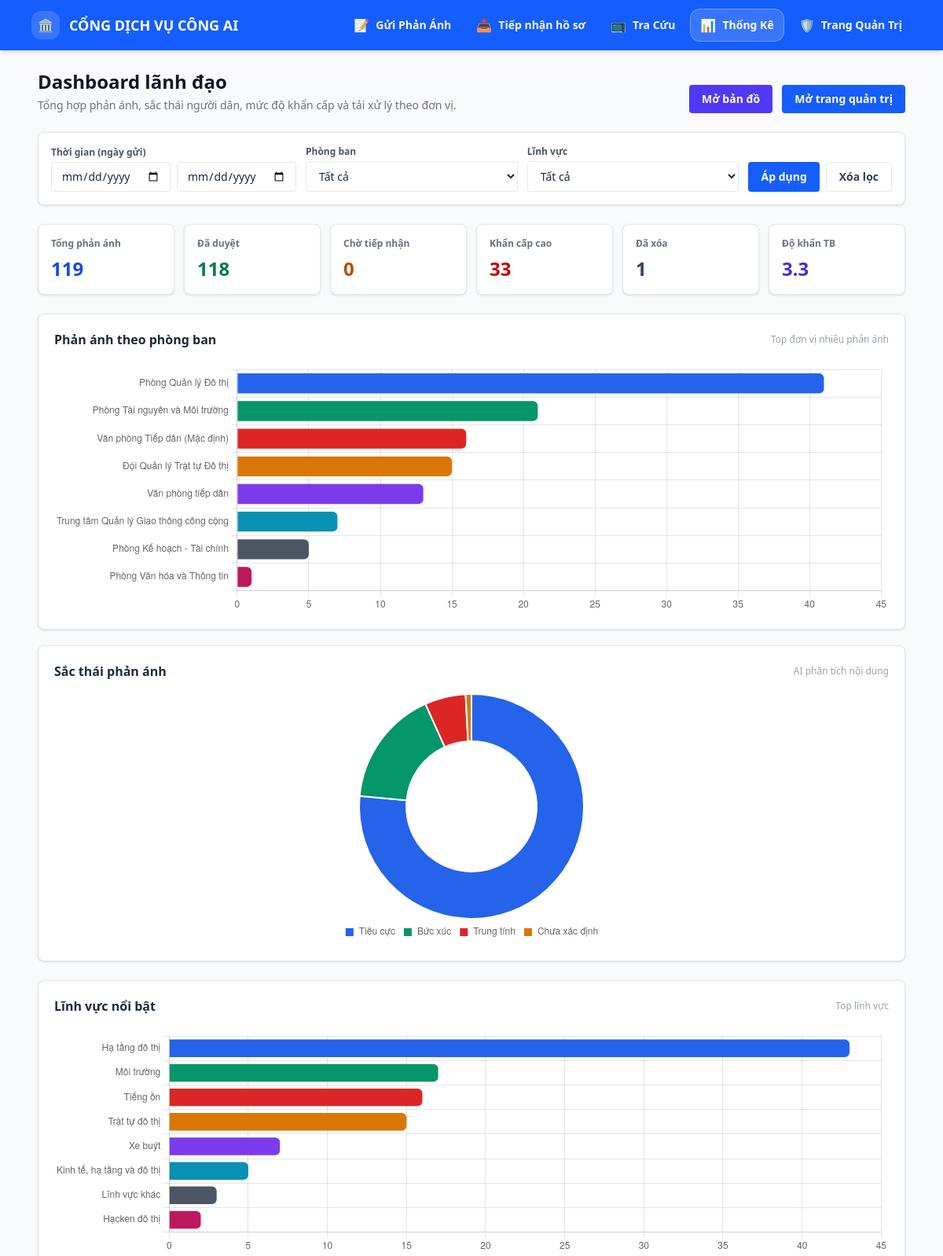
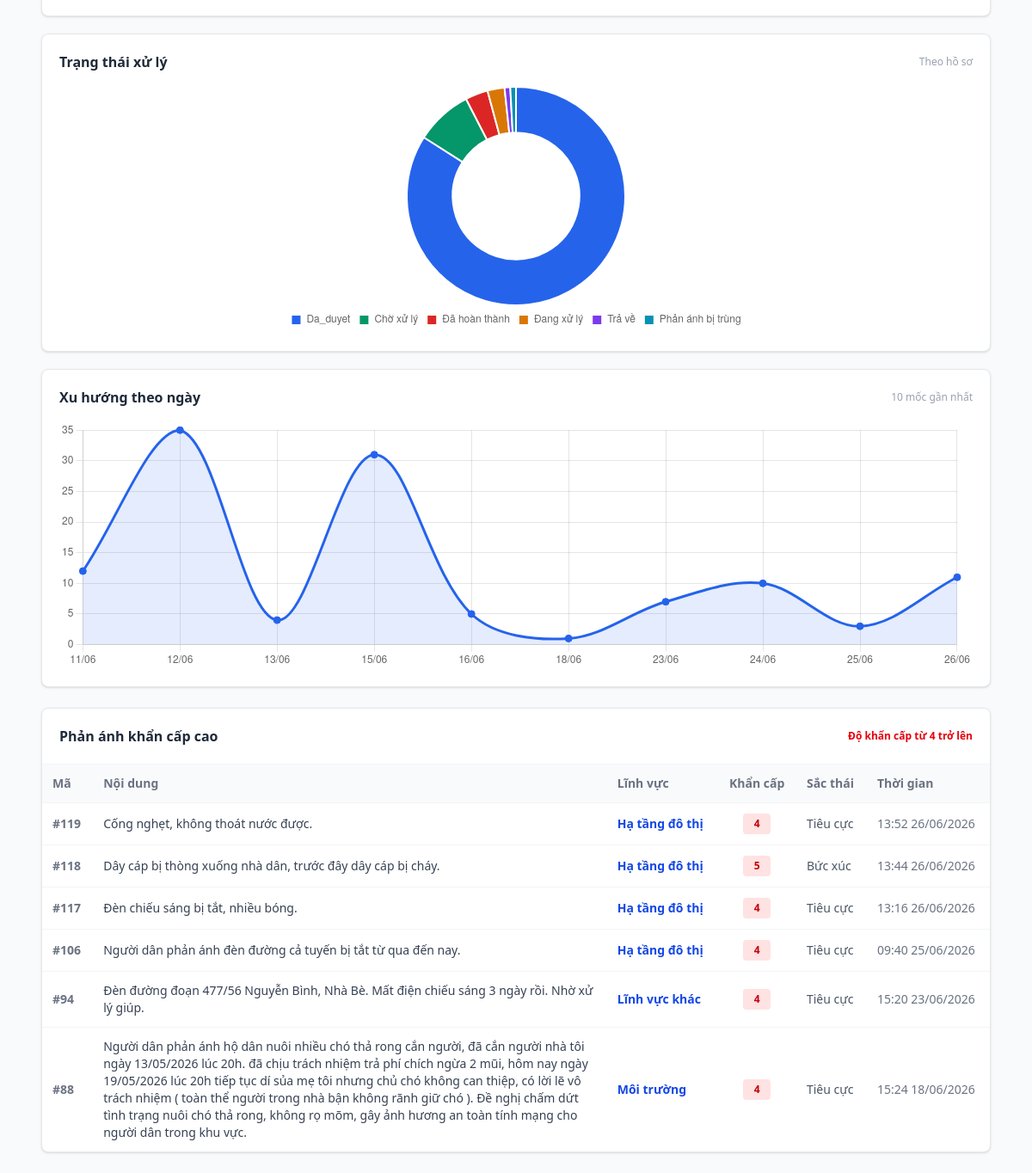
The app's page /dashboard, older data (2 pictures, top to bottom).
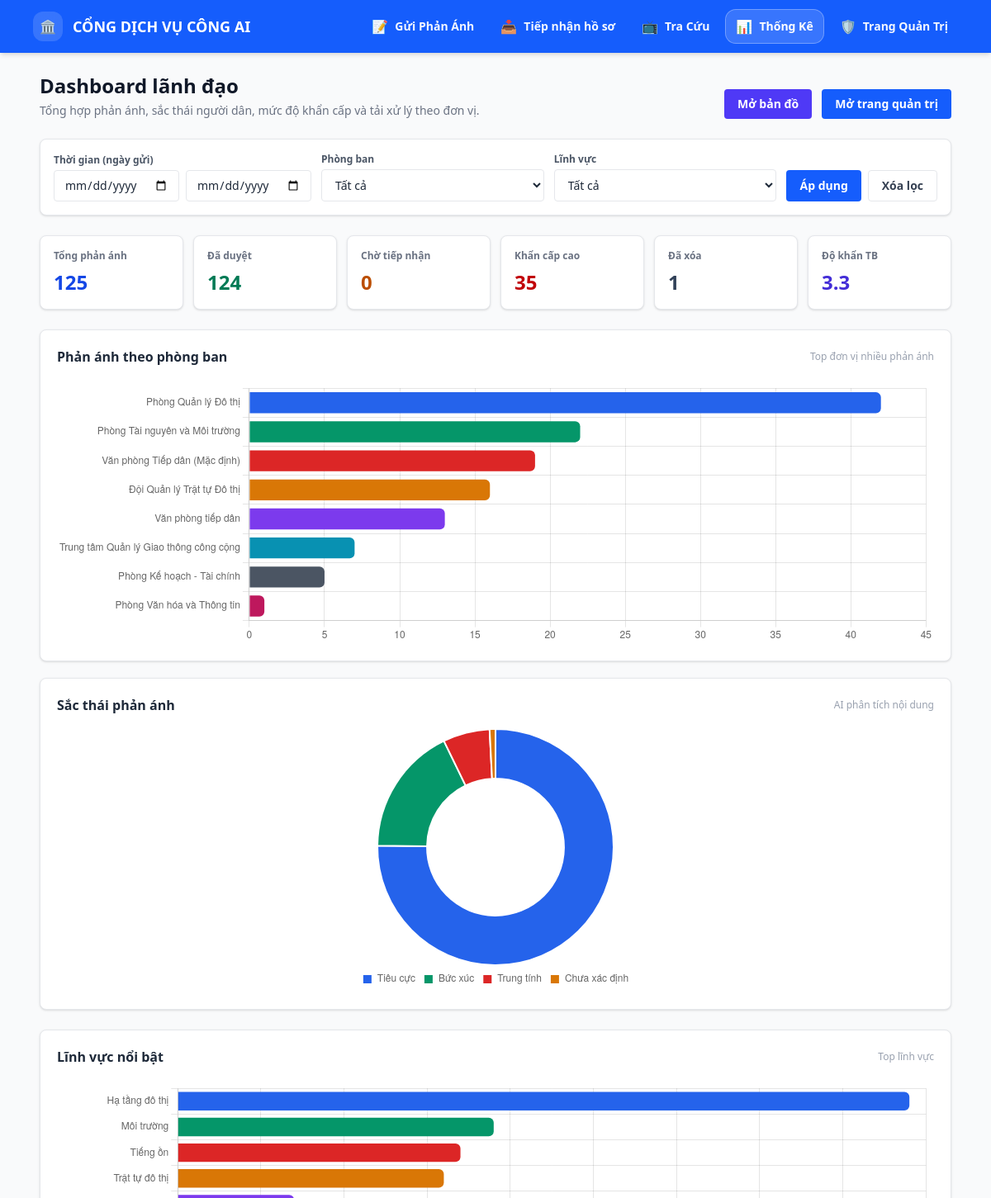
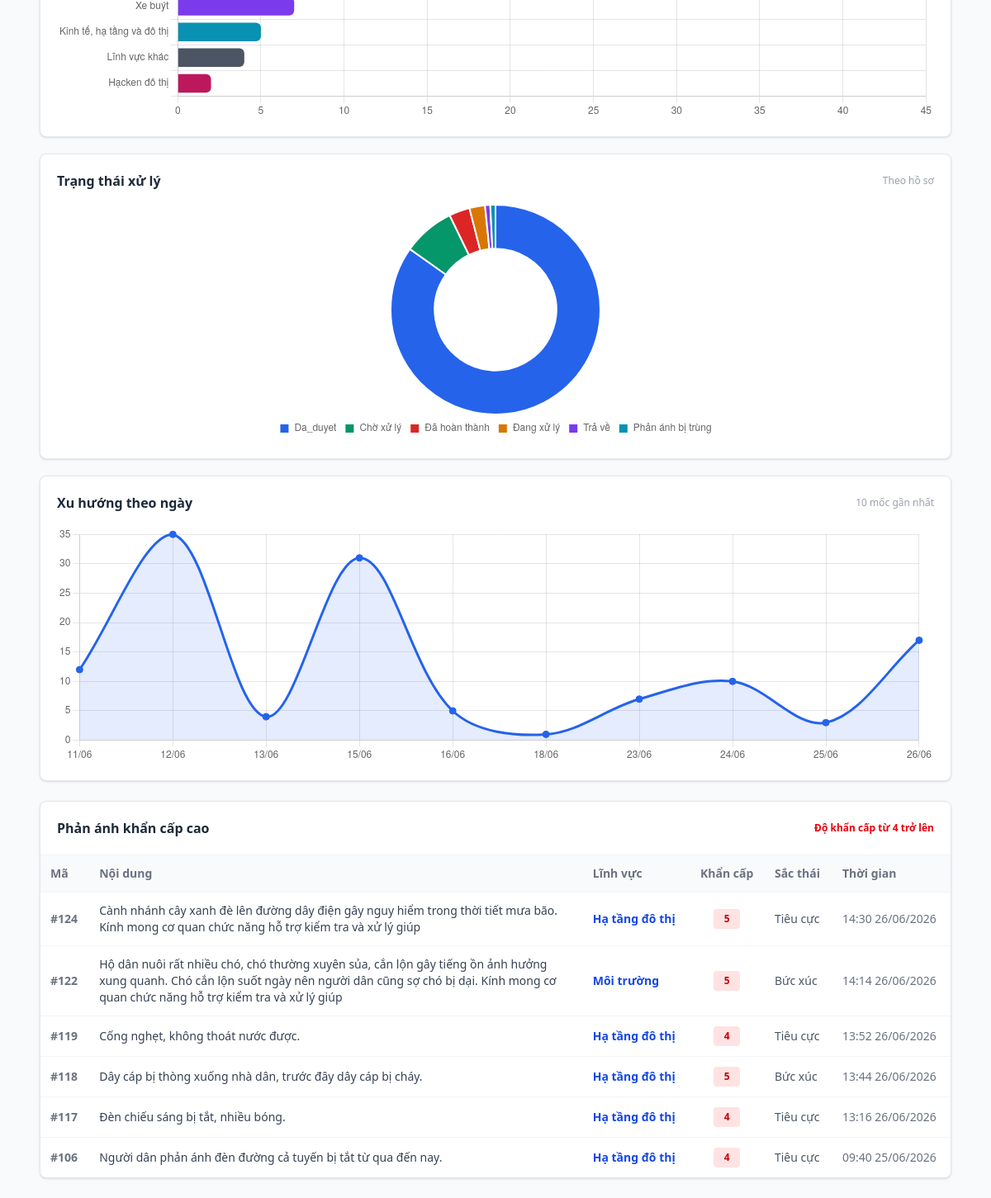
The same page, newer data (2 pictures, top to bottom).
### tables this page shows
CREATE TABLE phan_anh (
                        id INTEGER PRIMARY KEY AUTOINCREMENT,
                        noi_dung TEXT,
                        file_dinh_kem TEXT,
                        dia_chi TEXT,
                        ten_nguoi_gui TEXT,
                        sdt TEXT,
                        linh_vuc TEXT,
                        tu_khoa TEXT,
                        sac_thai TEXT,
                        do_khan_cap INTEGER,
                        phong_ban_id INTEGER,
                        trang_thai TEXT,
                        ngay_gui TEXT,
                        trang_thai_duyet TEXT DEFAULT 'Cho_tiep_nhan', ly_do_xoa TEXT, giai_thich_xoa TEXT, ngay_xoa TEXT, lat REAL, lng REAL);

### app.py (the view, shortened to what this page needs)
@app.route('/dashboard')
def page_dashboard():
    conn = sqlite3.connect(DB_FILE)
    cursor = conn.cursor()
    date_from = request.args.get('date_from', '').strip()
    date_to = request.args.get('date_to', '').strip()
    phong_ban_id = request.args.get('phong_ban_id', '').strip()
    linh_vuc = request.args.get('linh_vuc', '').strip()
    def parse_ymd(s):
        if not s:
            return None
        try:
            return datetime.strptime(s, '%Y-%m-%d').date()
        except Exception:
            return None
    d_from = parse_ymd(date_from)
    d_to = parse_ymd(date_to)
    if d_from and d_to and d_from > d_to:
        d_from, d_to = d_to, d_from
    filtered_ids = None
    cursor.execute("SELECT id, ten_phong FROM config_phong_ban ORDER BY ten_phong")
    list_phong_ban = cursor.fetchall()
    cursor.execute("""SELECT DISTINCT COALESCE(NULLIF(TRIM(linh_vuc), ''), 'Chưa xác định') AS lv
                      FROM phan_anh
                      ORDER BY lv""")
    list_linh_vuc = [row[0] for row in cursor.fetchall()]
    where_clauses = []
    params = []
    if phong_ban_id:
        try:
            where_clauses.append('pa.phong_ban_id = ?')
            params.append(int(phong_ban_id))
        except Exception:
            pass
    if linh_vuc:
        where_clauses.append('pa.linh_vuc = ?')
        params.append(linh_vuc)
    common_where = ''
    if where_clauses:
        common_where = ' AND ' + ' AND '.join(where_clauses)
    cursor.execute("SELECT COUNT(*) FROM phan_anh pa WHERE 1=1" + common_where, params)
    total_phan_anh = cursor.fetchone()[0] or 0
    cursor.execute("SELECT COUNT(*) FROM phan_anh pa WHERE pa.trang_thai_duyet = 'Da_duyet'" + common_where, params)
    total_da_duyet = cursor.fetchone()[0] or 0
    cursor.execute("SELECT COUNT(*) FROM phan_anh pa WHERE pa.trang_thai_duyet = 'Cho_tiep_nhan'" + common_where, params)
    total_cho_tiep_nhan = cursor.fetchone()[0] or 0
    cursor.execute("SELECT COUNT(*) FROM phan_anh pa WHERE pa.trang_thai_duyet = 'Da_xoa'" + common_where, params)
    total_da_xoa = cursor.fetchone()[0] or 0
    cursor.execute("SELECT COUNT(*) FROM phan_anh pa WHERE pa.do_khan_cap >= 4" + common_where, params)
    total_khan_cap_cao = cursor.fetchone()[0] or 0
    cursor.execute("SELECT AVG(pa.do_khan_cap) FROM phan_anh pa WHERE pa.do_khan_cap IS NOT NULL" + common_where, params)
    avg_do_khan_cap_raw = cursor.fetchone()[0]
    avg_do_khan_cap = round(avg_do_khan_cap_raw or 0, 1)
    cursor.execute("""
        SELECT COALESCE(NULLIF(TRIM(pa.sac_thai), ''), 'Chưa xác định') AS label, COUNT(*) AS count
        FROM phan_anh pa
        WHERE 1=1""" + common_where + """
        GROUP BY label
        ORDER BY count DESC
    """, params)
    sac_thai_stats = cursor.fetchall()
    cursor.execute("""
        SELECT COALESCE(NULLIF(TRIM(pa.linh_vuc), ''), 'Chưa xác định') AS label, COUNT(*) AS count
        FROM phan_anh pa
        WHERE 1=1""" + common_where + """
        GROUP BY label
        ORDER BY count DESC
        LIMIT 8
    """, params)
    linh_vuc_stats = cursor.fetchall()
    cursor.execute("""
        SELECT COALESCE(pb.ten_phong, 'Văn phòng tiếp dân') AS label, COUNT(*) AS count
        FROM phan_anh pa
        LEFT JOIN config_phong_ban pb ON pa.phong_ban_id = pb.id
        WHERE 1=1""" + common_where + """
        GROUP BY label
        ORDER BY count DESC
        LIMIT 8
    """, params)
    phong_ban_stats = cursor.fetchall()
    cursor.execute("""
        SELECT COALESCE(NULLIF(TRIM(pa.trang_thai), ''), pa.trang_thai_duyet, 'Chưa xác định') AS label,
               COUNT(*) AS count
        FROM phan_anh pa
        WHERE 1=1""" + common_where + """
        GROUP BY label
        ORDER BY count DESC
    """, params)
    trang_thai_stats = cursor.fetchall()
    cursor.execute("""
        SELECT pa.id, pa.noi_dung, pa.linh_vuc, pa.do_khan_cap, pa.sac_thai, pa.ngay_gui
        FROM phan_anh pa
        WHERE pa.do_khan_cap >= 4""" + common_where + """
        ORDER BY pa.id DESC
        LIMIT 6
    """, params)
    phan_anh_khan_cap = cursor.fetchall()
    cursor.execute("""SELECT pa.ngay_gui
                      FROM phan_anh pa
                      WHERE 1=1""" + common_where + """
                      AND pa.ngay_gui IS NOT NULL AND TRIM(pa.ngay_gui) != ''""", params)
    trend_counts = {}
    for (ngay_gui,) in cursor.fetchall():
        try:
            parsed_date = datetime.strptime(str(ngay_gui).strip(), "%H:%M %d/%m/%Y")
            label = parsed_date.strftime("%d/%m")
        except Exception:
            label = str(ngay_gui)[-10:] if ngay_gui and len(str(ngay_gui)) >= 10 else ngay_gui
        trend_counts[label] = trend_counts.get(label, 0) + 1
    trend_stats = list(trend_counts.items())[-10:]
    conn.close()
    kpi_cards = [
        {"label": "Tổng phản ánh", "value": total_phan_anh, "tone": "blue"},
        {"label": "Đã duyệt", "value": total_da_duyet, "tone": "emerald"},
        {"label": "Chờ tiếp nhận", "value": total_cho_tiep_nhan, "tone": "amber"},
        {"label": "Khẩn cấp cao", "value": total_khan_cap_cao, "tone": "red"},
        {"label": "Đã xóa", "value": total_da_xoa, "tone": "slate"},
        {"label": "Độ khẩn TB", "value": avg_do_khan_cap, "tone": "indigo"},
    ]
    return render_template(
        'dashboard.html',
        kpi_cards=kpi_cards,
        sac_thai_stats=sac_thai_stats,
        linh_vuc_stats=linh_vuc_stats,
        phong_ban_stats=phong_ban_stats,
        trang_thai_stats=trang_thai_stats,
        trend_stats=trend_stats,
        phan_anh_khan_cap=phan_anh_khan_cap,
        list_phong_ban=list_phong_ban,
        list_linh_vuc=list_linh_vuc,
    )

### templates/dashboard.html (shortened to what this page needs)
{% extends "layout.html" %}
{% block content %}
<div class="space-y-6">
    <div class="flex flex-col md:flex-row md:items-end md:justify-between gap-3">
        <div>
            <h1 class="text-2xl font-bold text-gray-900">Dashboard lãnh đạo</h1>
            <p class="text-sm text-gray-500 mt-1">Tổng hợp phản ánh, sắc thái người dân, mức độ khẩn cấp và tải xử lý theo đơn vị.</p>
        </div>
        <div class="flex items-center gap-3">
            <a href="/maps" class="inline-flex items-center justify-center rounded bg-indigo-600 px-4 py-2 text-sm font-semibold text-white hover:bg-indigo-700">
                Mở bản đồ
            </a>
            <a href="{{ url_for('page_admin') }}" class="inline-flex items-center justify-center rounded bg-blue-600 px-4 py-2 text-sm font-semibold text-white hover:bg-blue-700">
                Mở trang quản trị
            </a>
        </div>
    </div>
    <form method="get" action="{{ url_for('page_dashboard') }}" class="bg-white border border-gray-200 rounded-lg p-4 shadow-sm">
        <div class="flex flex-col lg:flex-row gap-3 lg:items-end">
            <div class="flex-1">
                <label class="block text-xs font-semibold text-gray-600 mb-1">Thời gian (ngày gửi)</label>
                <div class="flex flex-col sm:flex-row gap-2">
                    <div class="flex-1">
                        <input type="date" name="date_from" value="{{ request.args.get('date_from','') }}" class="w-full border border-gray-200 rounded px-3 py-2 text-sm" />
                    </div>
                    <div class="flex-1">
                        <input type="date" name="date_to" value="{{ request.args.get('date_to','') }}" class="w-full border border-gray-200 rounded px-3 py-2 text-sm" />
                    </div>
                </div>
            </div>
            <div class="flex-1">
                <label class="block text-xs font-semibold text-gray-600 mb-1">Phòng ban</label>
                <select name="phong_ban_id" class="w-full border border-gray-200 rounded px-3 py-2 text-sm">
                    <option value="" {% if not request.args.get('phong_ban_id') %}selected{% endif %}>Tất cả</option>
                </select>
            </div>
            <div class="flex-1">
                <label class="block text-xs font-semibold text-gray-600 mb-1">Lĩnh vực</label>
                <select name="linh_vuc" class="w-full border border-gray-200 rounded px-3 py-2 text-sm">
                    <option value="" {% if not request.args.get('linh_vuc') %}selected{% endif %}>Tất cả</option>
                </select>
            </div>
            <div class="flex gap-2">
                <button type="submit" class="inline-flex items-center justify-center rounded bg-blue-600 px-4 py-2 text-sm font-semibold text-white hover:bg-blue-700">
                    Áp dụng
                </button>
                <a href="{{ url_for('page_dashboard') }}" class="inline-flex items-center justify-center rounded border border-gray-200 px-4 py-2 text-sm font-semibold text-gray-700 hover:bg-gray-50">
                    Xóa lọc
                </a>
            </div>
        </div>
    </form>
    <div class="grid grid-cols-2 lg:grid-cols-6 gap-3">
        {% for card in kpi_cards %}
            <div class="bg-white border border-gray-200 rounded-lg p-4 shadow-sm">
                <p class="text-xs font-semibold text-gray-500">{{ card.label }}</p>
                <p class="mt-2 text-2xl font-bold {% if card.tone == 'emerald' %}text-emerald-700{% elif card.tone == 'amber' %}text-amber-700{% elif card.tone == 'red' %}text-red-700{% elif card.tone == 'slate' %}text-slate-700{% elif card.tone == 'indigo' %}text-indigo-700{% else %}text-blue-700{% endif %}">
                    {{ card.value }}
                </p>
            </div>
        {% endfor %}
    </div>
    <div class="grid grid-cols-1 xl:grid-cols-3 gap-5">
        <section class="xl:col-span-2 bg-white border border-gray-200 rounded-lg p-5 shadow-sm">
            <div class="flex items-center justify-between mb-4">
                <h2 class="text-base font-bold text-gray-800">Phản ánh theo phòng ban</h2>
                <span class="text-xs text-gray-400">Top đơn vị nhiều phản ánh</span>
            </div>
            <div class="h-80">
                <canvas id="phongBanChart"></canvas>
            </div>
        </section>
        <section class="bg-white border border-gray-200 rounded-lg p-5 shadow-sm">
            <div class="flex items-center justify-between mb-4">
                <h2 class="text-base font-bold text-gray-800">Sắc thái phản ánh</h2>
                <span class="text-xs text-gray-400">AI phân tích nội dung</span>
            </div>
            <div class="h-80">
                <canvas id="sacThaiChart"></canvas>
            </div>
        </section>
    </div>
    <div class="grid grid-cols-1 xl:grid-cols-3 gap-5">
        <section class="bg-white border border-gray-200 rounded-lg p-5 shadow-sm">
            <div class="flex items-center justify-between mb-4">
                <h2 class="text-base font-bold text-gray-800">Lĩnh vực nổi bật</h2>
                <span class="text-xs text-gray-400">Top lĩnh vực</span>
            </div>
            <div class="h-72">
                <canvas id="linhVucChart"></canvas>
            </div>
        </section>
        <section class="bg-white border border-gray-200 rounded-lg p-5 shadow-sm">
            <div class="flex items-center justify-between mb-4">
                <h2 class="text-base font-bold text-gray-800">Trạng thái xử lý</h2>
                <span class="text-xs text-gray-400">Theo hồ sơ</span>
            </div>
            <div class="h-72">
                <canvas id="trangThaiChart"></canvas>
            </div>
        </section>
        <section class="bg-white border border-gray-200 rounded-lg p-5 shadow-sm">
            <div class="flex items-center justify-between mb-4">
                <h2 class="text-base font-bold text-gray-800">Xu hướng theo ngày</h2>
                <span class="text-xs text-gray-400">10 mốc gần nhất</span>
            </div>
            <div class="h-72">
                <canvas id="trendChart"></canvas>
            </div>
        </section>
    </div>
    <section class="bg-white border border-gray-200 rounded-lg shadow-sm overflow-hidden">
        <div class="p-5 border-b border-gray-100 flex items-center justify-between">
            <h2 class="text-base font-bold text-gray-800">Phản ánh khẩn cấp cao</h2>
            <span class="text-xs text-red-600 font-semibold">Độ khẩn cấp từ 4 trở lên</span>
        </div>
        <div class="overflow-x-auto">
            <table class="w-full text-sm">
                <thead class="bg-gray-50 text-gray-500 border-b border-gray-100">
                    <tr>
                        <th class="text-left p-3 font-semibold">Mã</th>
                        <th class="text-left p-3 font-semibold">Nội dung</th>
                        <th class="text-left p-3 font-semibold">Lĩnh vực</th>
                        <th class="text-center p-3 font-semibold">Khẩn cấp</th>
                        <th class="text-left p-3 font-semibold">Sắc thái</th>
                        <th class="text-left p-3 font-semibold">Thời gian</th>
                    </tr>
                </thead>
                <tbody class="divide-y divide-gray-100">
                    {% if phan_anh_khan_cap %}
                        {% for id, noi_dung, linh_vuc, do_khan_cap, sac_thai, ngay_gui in phan_anh_khan_cap %}
                            <tr class="hover:bg-gray-50">
                                <td class="p-3 font-bold text-gray-500">#{{ id }}</td>
                                <td class="p-3 text-gray-700 max-w-xl">{{ noi_dung }}</td>
                                <td class="p-3 text-blue-700 font-semibold">{{ linh_vuc or 'Chưa xác định' }}</td>
                                <td class="p-3 text-center">
                                    <span class="inline-flex min-w-8 justify-center rounded bg-red-100 px-2 py-1 text-xs font-bold text-red-700">{{ do_khan_cap }}</span>
                                </td>
                                <td class="p-3 text-gray-600">{{ sac_thai or 'Chưa xác định' }}</td>
                                <td class="p-3 text-gray-500">{{ ngay_gui or '' }}</td>
                            </tr>
                        {% endfor %}
                    {% else %}
                        <tr>
                            <td colspan="6" class="p-8 text-center text-gray-400">Chưa có phản ánh khẩn cấp cao.</td>
                        </tr>
                    {% endif %}
                </tbody>
            </table>
        </div>
    </section>
</div>
{% endblock %}

Row changes from the older to the newer data that the page shows:
no longer on this page (row unchanged): phan_anh: id "94", noi_dung "Đèn đường đoạn 477/56 Nguyễn Bình, Nhà Bè. Mất điện chiếu sáng 3 ngày rồi. Nhờ xử lý giúp.", linh_vuc "Lĩnh vực khác", do_khan_cap "4", sac_thai "Tiêu cực", ngay_gui "15:20 23/06/2026"
no longer on this page (row unchanged): phan_anh: id "88", noi_dung "Người dân phản ánh hộ dân nuôi nhiều chó thả rong cắn người, đã cắn người nhà tôi ngày 13/05/2026 lúc 20h. đã chịu trách nhiệm trả phí chích ngừa 2 mũi, hôm nay ngày 19/05/2026 lúc 20h tiếp tục dí sủa mẹ tôi nhưng chủ chó không can thiệp, có lời lẽ vô trách nhiệm ( toàn thể người trong nhà bận không rãnh giữ chó ). Đề nghị chấm dứt tình trạng nuôi chó thả rong, không rọ mõm, gây ảnh hương an toàn tính mạng cho người dân trong khu vực.", linh_vuc "Môi trường", do_khan_cap "4", sac_thai "Tiêu cực", ngay_gui "15:24 18/06/2026"
added phan_anh: id "124", noi_dung "Cành nhánh cây xanh đè lên đường dây điện gây nguy hiểm trong thời tiết mưa bão. Kính mong cơ quan chức năng hỗ trợ kiểm tra và xử lý giúp", linh_vuc "Hạ tầng đô thị", do_khan_cap "5", sac_thai "Tiêu cực", ngay_gui "14:30 26/06/2026"
added phan_anh: id "122", noi_dung "Hộ dân nuôi rất nhiều chó, chó thường xuyên sủa, cắn lộn gây tiếng ồn ảnh hưởng xung quanh. Chó cắn lộn suốt ngày nên người dân cũng sợ chó bị dại. Kính mong cơ quan chức năng hỗ trợ kiểm tra và xử lý giúp", linh_vuc "Môi trường", do_khan_cap "5", sac_thai "Bức xúc", ngay_gui "14:14 26/06/2026"
Text that changed along with them:
chart data {{ trend_stats | tojson }}: [["11/06", 12], ["12/06", 35], ["13/06", 4], ["15/06", 31], ["16/06", 5], ["18/06", 1], ["23/06", 7], ["24/06", 10], ["25/06", 3], ["26/06", 11]] → [["11/06", 12], ["12/06", 35], ["13/06", 4], ["15/06", 31], ["16/06", 5], ["18/06", 1], ["23/06", 7], ["24/06", 10], ["25/06", 3], ["26/06", 17]]
new list line: "Tổng phản ánh 125"
new list line: "Đã duyệt 124"
new list line: "Khẩn cấp cao 35"
list line gone: "Tổng phản ánh 119"
list line gone: "Đã duyệt 118"
list line gone: "Khẩn cấp cao 33"
